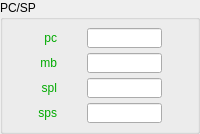
                <widget class="QGroupBox" name="groupBox_2">
                 <property name="sizePolicy">
                  <sizepolicy hsizetype="Maximum" vsizetype="Maximum">
                   <horstretch>0</horstretch>
                   <verstretch>0</verstretch>
                  </sizepolicy>
                 </property>
                 <property name="title">
                  <string>PC/SP</string>
                 </property>
                 <layout class="QGridLayout" name="gridLayout_5">
                  <property name="leftMargin">
                   <number>8</number>
                  </property>
                  <property name="topMargin">
                   <number>8</number>
                  </property>
                  <property name="rightMargin">
                   <number>8</number>
                  </property>
                  <property name="bottomMargin">
                   <number>8</number>
                  </property>
                  <property name="spacing">
                   <number>5</number>
                  </property>
                  <item row="1" column="0">
                   <widget class="QLabel" name="z3">
                    <property name="sizePolicy">
                     <sizepolicy hsizetype="Minimum" vsizetype="Preferred">
                      <horstretch>0</horstretch>
                      <verstretch>0</verstretch>
                     </sizepolicy>
                    </property>
                    <property name="maximumSize">
                     <size>
                      <width>21</width>
                      <height>16777215</height>
                     </size>
                    </property>
                    <property name="palette">
                     <palette>
                      <active>
                       <colorrole role="WindowText">
                        <brush brushstyle="SolidPattern">
                         <color alpha="255">
                          <red>0</red>
                          <green>170</green>
                          <blue>0</blue>
                         </color>
                        </brush>
                       </colorrole>
                      </active>
                      <inactive>
                       <colorrole role="WindowText">
                        <brush brushstyle="SolidPattern">
                         <color alpha="255">
                          <red>0</red>
                          <green>170</green>
                          <blue>0</blue>
                         </color>
                        </brush>
                       </colorrole>
                      </inactive>
                      <disabled>
                       <colorrole role="WindowText">
                        <brush brushstyle="SolidPattern">
                         <color alpha="255">
                          <red>120</red>
                          <green>120</green>
                          <blue>120</blue>
                         </color>
                        </brush>
                       </colorrole>
                      </disabled>
                     </palette>
                    </property>
                    <property name="text">
                     <string>mb</string>
                    </property>
                    <property name="alignment">
                     <set>Qt::AlignRight|Qt::AlignTrailing|Qt::AlignVCenter</set>
                    </property>
                   </widget>
                  </item>
                  <item row="0" column="0">
                   <widget class="QLabel" name="z1">
                    <property name="sizePolicy">
                     <sizepolicy hsizetype="Minimum" vsizetype="Preferred">
                      <horstretch>0</horstretch>
                      <verstretch>0</verstretch>
                     </sizepolicy>
                    </property>
                    <property name="maximumSize">
                     <size>
                      <width>21</width>
                      <height>16777215</height>
                     </size>
                    </property>
                    <property name="palette">
                     <palette>
                      <active>
                       <colorrole role="WindowText">
                        <brush brushstyle="SolidPattern">
                         <color alpha="255">
                          <red>0</red>
                          <green>170</green>
                          <blue>0</blue>
                         </color>
                        </brush>
                       </colorrole>
                      </active>
                      <inactive>
                       <colorrole role="WindowText">
                        <brush brushstyle="SolidPattern">
                         <color alpha="255">
                          <red>0</red>
                          <green>170</green>
                          <blue>0</blue>
                         </color>
                        </brush>
                       </colorrole>
                      </inactive>
                      <disabled>
                       <colorrole role="WindowText">
                        <brush brushstyle="SolidPattern">
                         <color alpha="255">
                          <red>120</red>
                          <green>120</green>
                          <blue>120</blue>
                         </color>
                        </brush>
                       </colorrole>
                      </disabled>
                     </palette>
                    </property>
                    <property name="text">
                     <string>pc</string>
                    </property>
                    <property name="alignment">
                     <set>Qt::AlignRight|Qt::AlignTrailing|Qt::AlignVCenter</set>
                    </property>
                   </widget>
                  </item>
                  <item row="0" column="1">
                   <widget class="QLineEdit" name="pcregView">
                    <property name="sizePolicy">
                     <sizepolicy hsizetype="Preferred" vsizetype="Preferred">
                      <horstretch>0</horstretch>
                      <verstretch>0</verstretch>
                     </sizepolicy>
                    </property>
                    <property name="minimumSize">
                     <size>
                      <width>65</width>
                      <height>20</height>
                     </size>
                    </property>
                    <property name="maximumSize">
                     <size>
                      <width>75</width>
                      <height>20</height>
                     </size>
                    </property>
                    <property name="font">
                     <font>
                      <family>MS Shell Dlg 2</family>
                     </font>
                    </property>
                    <property name="inputMask">
                     <string>&gt;HHHHHH</string>
                    </property>
                    <property name="text">
                     <string/>
                    </property>
                    <property name="maxLength">
                     <number>6</number>
                    </property>
                    <property name="frame">
                     <bool>true</bool>
                    </property>
                   </widget>
                  </item>
                  <item row="1" column="1">
                   <widget class="QLineEdit" name="mbregView">
                    <property name="sizePolicy">
                     <sizepolicy hsizetype="Preferred" vsizetype="Preferred">
                      <horstretch>0</horstretch>
                      <verstretch>0</verstretch>
                     </sizepolicy>
                    </property>
                    <property name="minimumSize">
                     <size>
                      <width>65</width>
                      <height>20</height>
                     </size>
                    </property>
                    <property name="maximumSize">
                     <size>
                      <width>75</width>
                      <height>20</height>
                     </size>
                    </property>
                    <property name="font">
                     <font>
                      <family>MS Shell Dlg 2</family>
                     </font>
                    </property>
                    <property name="inputMask">
                     <string>&gt;HH</string>
                    </property>
                    <property name="text">
                     <string/>
                    </property>
                    <property name="maxLength">
                     <number>2</number>
                    </property>
                    <property name="frame">
                     <bool>true</bool>
                    </property>
                   </widget>
                  </item>
                  <item row="2" column="1">
                   <widget class="QLineEdit" name="splregView">
                    <property name="sizePolicy">
                     <sizepolicy hsizetype="Preferred" vsizetype="Preferred">
                      <horstretch>0</horstretch>
                      <verstretch>0</verstretch>
                     </sizepolicy>
                    </property>
                    <property name="minimumSize">
                     <size>
                      <width>65</width>
                      <height>20</height>
                     </size>
                    </property>
                    <property name="maximumSize">
                     <size>
                      <width>75</width>
                      <height>20</height>
                     </size>
                    </property>
                    <property name="font">
                     <font>
                      <family>MS Shell Dlg 2</family>
                     </font>
                    </property>
                    <property name="inputMask">
                     <string>&gt;HHHHHH</string>
                    </property>
                    <property name="text">
                     <string/>
                    </property>
                    <property name="maxLength">
                     <number>6</number>
                    </property>
                    <property name="frame">
                     <bool>true</bool>
                    </property>
                   </widget>
                  </item>
                  <item row="3" column="1">
                   <widget class="QLineEdit" name="spsregView">
                    <property name="sizePolicy">
                     <sizepolicy hsizetype="Preferred" vsizetype="Preferred">
                      <horstretch>0</horstretch>
                      <verstretch>0</verstretch>
                     </sizepolicy>
                    </property>
                    <property name="minimumSize">
                     <size>
                      <width>65</width>
                      <height>20</height>
                     </size>
                    </property>
                    <property name="maximumSize">
                     <size>
                      <width>75</width>
                      <height>20</height>
                     </size>
                    </property>
                    <property name="font">
                     <font>
                      <family>MS Shell Dlg 2</family>
                     </font>
                    </property>
                    <property name="inputMask">
                     <string>&gt;HHHH</string>
                    </property>
                    <property name="text">
                     <string/>
                    </property>
                    <property name="maxLength">
                     <number>4</number>
                    </property>
                    <property name="frame">
                     <bool>true</bool>
                    </property>
                   </widget>
                  </item>
                  <item row="2" column="0">
                   <widget class="QLabel" name="zD">
                    <property name="sizePolicy">
                     <sizepolicy hsizetype="Minimum" vsizetype="Preferred">
                      <horstretch>0</horstretch>
                      <verstretch>0</verstretch>
                     </sizepolicy>
                    </property>
                    <property name="maximumSize">
                     <size>
                      <width>21</width>
                      <height>16777215</height>
                     </size>
                    </property>
                    <property name="palette">
                     <palette>
                      <active>
                       <colorrole role="WindowText">
                        <brush brushstyle="SolidPattern">
                         <color alpha="255">
                          <red>0</red>
                          <green>170</green>
                          <blue>0</blue>
                         </color>
                        </brush>
                       </colorrole>
                      </active>
                      <inactive>
                       <colorrole role="WindowText">
                        <brush brushstyle="SolidPattern">
                         <color alpha="255">
                          <red>0</red>
                          <green>170</green>
                          <blue>0</blue>
                         </color>
                        </brush>
                       </colorrole>
                      </inactive>
                      <disabled>
                       <colorrole role="WindowText">
                        <brush brushstyle="SolidPattern">
                         <color alpha="255">
                          <red>120</red>
                          <green>120</green>
                          <blue>120</blue>
                         </color>
                        </brush>
                       </colorrole>
                      </disabled>
                     </palette>
                    </property>
                    <property name="text">
                     <string>spl</string>
                    </property>
                    <property name="alignment">
                     <set>Qt::AlignRight|Qt::AlignTrailing|Qt::AlignVCenter</set>
                    </property>
                   </widget>
                  </item>
                  <item row="3" column="0">
                   <widget class="QLabel" name="z0">
                    <property name="sizePolicy">
                     <sizepolicy hsizetype="Minimum" vsizetype="Preferred">
                      <horstretch>0</horstretch>
                      <verstretch>0</verstretch>
                     </sizepolicy>
                    </property>
                    <property name="maximumSize">
                     <size>
                      <width>21</width>
                      <height>16777215</height>
                     </size>
                    </property>
                    <property name="palette">
                     <palette>
                      <active>
                       <colorrole role="WindowText">
                        <brush brushstyle="SolidPattern">
                         <color alpha="255">
                          <red>0</red>
                          <green>170</green>
                          <blue>0</blue>
                         </color>
                        </brush>
                       </colorrole>
                      </active>
                      <inactive>
                       <colorrole role="WindowText">
                        <brush brushstyle="SolidPattern">
                         <color alpha="255">
                          <red>0</red>
                          <green>170</green>
                          <blue>0</blue>
                         </color>
                        </brush>
                       </colorrole>
                      </inactive>
                      <disabled>
                       <colorrole role="WindowText">
                        <brush brushstyle="SolidPattern">
                         <color alpha="255">
                          <red>120</red>
                          <green>120</green>
                          <blue>120</blue>
                         </color>
                        </brush>
                       </colorrole>
                      </disabled>
                     </palette>
                    </property>
                    <property name="text">
                     <string>sps</string>
                    </property>
                    <property name="alignment">
                     <set>Qt::AlignRight|Qt::AlignTrailing|Qt::AlignVCenter</set>
                    </property>
                   </widget>
                  </item>
                 </layout>
                </widget>
